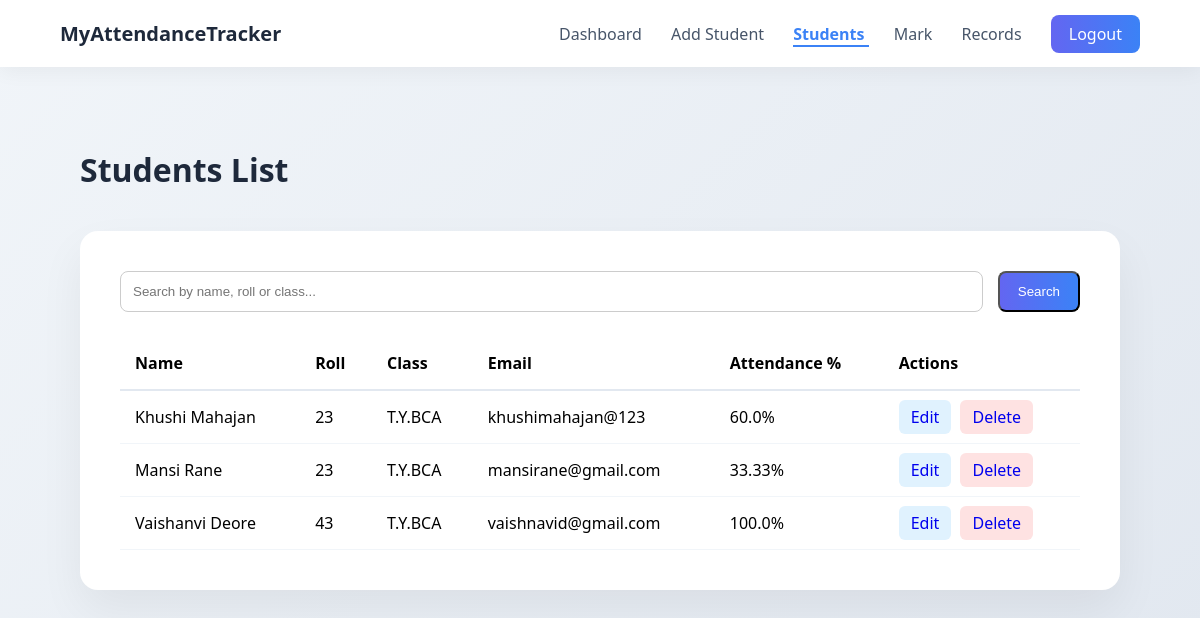
The page /view_students (signed in) on the database its author committed.
### tables this page shows
CREATE TABLE students (
            id INTEGER PRIMARY KEY AUTOINCREMENT,
            name TEXT NOT NULL,
            roll TEXT NOT NULL,
            class_name TEXT NOT NULL,
            email TEXT NOT NULL
        );

### app.py (the view)
@app.route("/view_students")
def view_students():
    if "user" not in session:
        return redirect(url_for("login"))
    search = request.args.get("search", "")
    conn = sqlite3.connect("database.db")
    c = conn.cursor()
    if search:
        students_data = c.execute("""
            SELECT * FROM students
            WHERE name LIKE ? OR roll LIKE ? OR class_name LIKE ?
        """, (f"%{search}%", f"%{search}%", f"%{search}%")).fetchall()
    else:
        students_data = c.execute("SELECT * FROM students").fetchall()
    students = []
    for student in students_data:
        student_id = student[0]
        total_classes = c.execute(
            "SELECT COUNT(*) FROM attendance WHERE student_id=?",
            (student_id,)
        ).fetchone()[0]
        present_count = c.execute(
            "SELECT COUNT(*) FROM attendance WHERE student_id=? AND status='Present'",
            (student_id,)
        ).fetchone()[0]
        percentage = (present_count / total_classes * 100) if total_classes > 0 else 0
        students.append((
            student[0],
            student[1],
            student[2],
            student[3],
            student[4],
            round(percentage, 2)
        ))
    conn.close()
    return render_template("view_students.html", students=students, search=search)

### templates/view_students.html
{% extends "base.html" %}
{% block content %}
<h1 class="page-heading">Students List</h1>
<div class="card-container">
    <form method="GET" action="{{ url_for('view_students') }}" style="display:flex; gap:15px; margin-bottom:25px;">
        <input type="text" name="search" value="{{ search }}" placeholder="Search by name, roll or class..." style="flex:1; padding:12px; border-radius:8px; border:1px solid #ccc;">
        <button type="submit" class="logout-btn">Search</button>
    </form>
    {% if students %}
    <table class="premium-table">
        <thead>
            <tr>
                <th>Name</th>
                <th>Roll</th>
                <th>Class</th>
                <th>Email</th>
                <th>Attendance %</th>
                <th>Actions</th>
            </tr>
        </thead>
        <tbody>
            {% for student in students %}
            <tr>
                <td>{{ student[1] }}</td>
                <td>{{ student[2] }}</td>
                <td>{{ student[3] }}</td>
                <td>{{ student[4] }}</td>
                <td>{{ student[5] }}%</td>
                <td>
                    <a href="{{ url_for('edit_student', id=student[0]) }}" class="edit-btn">Edit</a>
                    <a href="{{ url_for('delete_student', id=student[0]) }}"
                       class="delete-btn"
                       onclick="return confirm('Are you sure you want to delete this student?');">
                       Delete
                    </a>
                </td>
            </tr>
            {% endfor %}
        </tbody>
    </table>
    {% else %}
        <p>No students found.</p>
    {% endif %}
</div>
{% endblock %}

### templates/base.html (shortened to what this page needs)
<!DOCTYPE html>
<html lang="en">
<head>
    <link rel="stylesheet" href="{{ url_for('static', filename='style.css') }}">
</head>
<body>
<nav class="navbar">
    <div class="nav-left">
        <a href="{{ url_for('dashboard') }}" class="brand">MyAttendanceTracker</a>
    </div>
    <div class="nav-right">
        {% if session.get('user') %}
            <a href="{{ url_for('dashboard') }}"
               class="{% if request.endpoint == 'dashboard' %}active{% endif %}">
               Dashboard
            </a>
            <a href="{{ url_for('add_student') }}"
               class="{% if request.endpoint == 'add_student' %}active{% endif %}">
               Add Student
            </a>
            <a href="{{ url_for('view_students') }}"
               class="{% if request.endpoint == 'view_students' %}active{% endif %}">
               Students
            </a>
            <a href="{{ url_for('mark_attendance') }}"
               class="{% if request.endpoint == 'mark_attendance' %}active{% endif %}">
               Mark
            </a>
            <a href="{{ url_for('view_attendance') }}"
               class="{% if request.endpoint == 'view_attendance' %}active{% endif %}">
               Records
            </a>
            <a href="{{ url_for('logout') }}" class="logout-btn">Logout</a>
        {% else %}
            <a href="{{ url_for('login') }}" class="logout-btn">Login</a>
        {% endif %}
    </div>
</nav>
<div class="page-content">
    {% block content %}
    {% endblock %}
</div>
</body>
</html>

### static/style.css (style rules this page uses)
* { box-sizing: border-box; }
html, body { margin: 0; padding: 0; overflow-x: hidden; font-family: 'Segoe UI', sans-serif; background: linear-gradient(135deg, #f1f5f9, #e2e8f0); }
.navbar { display: flex; justify-content: space-between; align-items: center; padding: 20px 60px; background: white; box-shadow: 0 4px 20px rgba(0,0,0,0.05); }
.brand { font-weight: 700; font-size: 20px; text-decoration: none; color: #1e293b; }
.nav-right a { margin-left: 25px; text-decoration: none; color: #475569; font-weight: 500; }
.logout-btn { padding: 8px 18px; background: linear-gradient(90deg, #6366f1, #3b82f6); color: white !important; border-radius: 8px; }
.page-content { padding: 60px 80px; max-width: 1400px; margin: 0 auto; }
.page-heading { font-size: 32px; font-weight: 700; margin-bottom: 40px; color: #1e293b; }
.card-container { background: white; padding: 40px; border-radius: 18px; box-shadow: 0 20px 45px rgba(0,0,0,0.06); }
.premium-table { width: 100%; border-collapse: collapse; }
.premium-table th { text-align: left; padding: 15px; border-bottom: 2px solid #e2e8f0; }
.premium-table td { padding: 15px; border-bottom: 1px solid #f1f5f9; }
.edit-btn { padding: 6px 12px; background: #e0f2fe; border-radius: 6px; text-decoration: none; margin-right: 5px; }
.delete-btn { padding: 6px 12px; background: #fee2e2; border-radius: 6px; text-decoration: none; }
.nav-right a.active { color: #3b82f6; font-weight: 600; border-bottom: 2px solid #3b82f6; }

### rows shown on the page
students: name "Khushi Mahajan", roll "23", class_name "T.Y.BCA", email "khushimahajan@123", student "60.0"
students: name "Mansi Rane", roll "23", class_name "T.Y.BCA", email "mansirane@gmail.com", student "33.33"
students: name "Vaishanvi Deore", roll "43", class_name "T.Y.BCA", email "vaishnavid@gmail.com", student "100.0"
